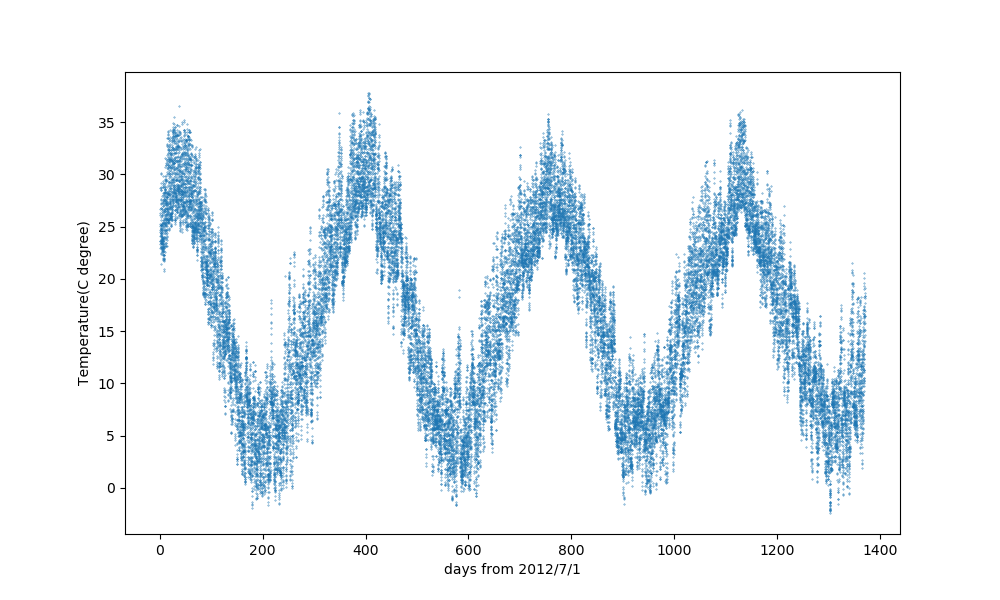

The script that saved this image:
# coding: utf-8
import pandas as pd

# 读取气象数据
tmp = pd.read_csv(
    u'47891_高松.csv',
    parse_dates={'date_hour': ["日期"]},
    index_col = "date_hour",
    na_values="×"
)

del tmp["时间"]  # ［时间］的列不使用，所以删除

# 列的名字中不要带有日语，所以仅把接下来要使用的列的名字修改成英语
columns = {
    "降水量(mm)": "rain",
    "气温(℃)": "temperature",
    "日照时间(h)": "sunhour",
    "湿度(％)": "humid",
}
tmp.rename(columns=columns, inplace=True)

# -- 可视化 --
import matplotlib.pyplot as plt

# 设定图像的尺寸
plt.figure(figsize=(10, 6))

# 生成散布图
delta = tmp.index - pd.to_datetime('2012/07/01 00:00:00')
tmp['time'] = delta.days + delta.seconds / 3600.0 / 24.0

plt.scatter(tmp['time'], tmp['temperature'], s=0.1)
plt.xlabel('days from 2012/7/1')
plt.ylabel('Temperature(C degree)')

# 保存图表
plt.savefig('7-4-1-3-graph.png')
